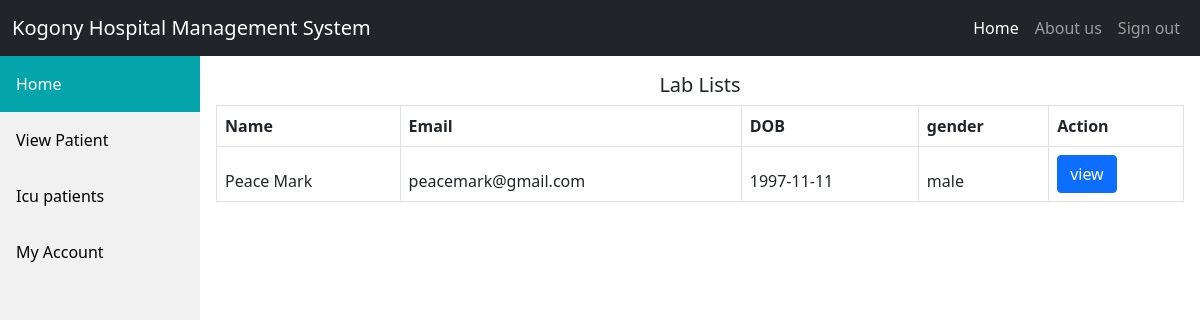
The app's page /lablist.php (signed in) with its own data.
### tables this page shows
CREATE TABLE `patients_details` (
  `email` varchar(30) DEFAULT NULL,
  `names` varchar(30) NOT NULL,
  `dob` varchar(30) NOT NULL,
  `gender` varchar(30) NOT NULL,
  `patient_id` int(11) NOT NULL,
  `medical_records` text DEFAULT NULL,
  `country` varchar(30) NOT NULL,
  `county` varchar(30) NOT NULL,
  `keen` varchar(30) NOT NULL,
  `keentel` varchar(30) NOT NULL,
  `tel` varchar(30) NOT NULL,
  `stage` int(10) NOT NULL
);

### lablist.php (the view, shortened to what this page needs)
<!DOCTYPE html>
<html lang="en">
<head>
    <link rel="stylesheet" href="css/bootstrap-5.0.2-dist/css/bootstrap.min.css">
</head>
<body>
<?php
include_once('includes/db.php');
include_once('includes/navbar.php');
include_once('includes/sidebar.php')
?>
<div class="content">
<h5 class="text-center pt-3">Lab Lists</h5>
<table class="table table-bordered"> <thead> <tr>    <th>Name</th><th>Email</th> <th>DOB</th><th>gender</th><th>Action</th>
<?php
 $sql="SELECT * FROM patients_details p JOIN Patient_Event e ON p.stage=e.id WHERE e.name='Lab'" ;
 $ret=mysqli_query($conn,$sql);
 while ($row=mysqli_fetch_array($ret)) {
    ?>
							<tr>
    <td><?php  echo $row['names'];?></td>
    <td><?php  echo $row['email'];?></td>
    <td><?php  echo $row['dob'];?></td>
    <td><?php  echo $row['gender'];?></td>
     <td> <a href="records.php?id=<?php echo $row['patient_id'];?>" class="btn btn-primary">view</a></td>
</tr><?php }?>
</div>
</body>
</html>

### sidebar.css (style rules this page uses)
div.content { margin-left: 200px; padding: 1px 16px; height: 1000px; }

### records on screen
patients_details: names "Peace Mark", email "peacemark@gmail.com", dob "1997-11-11", gender "male"
